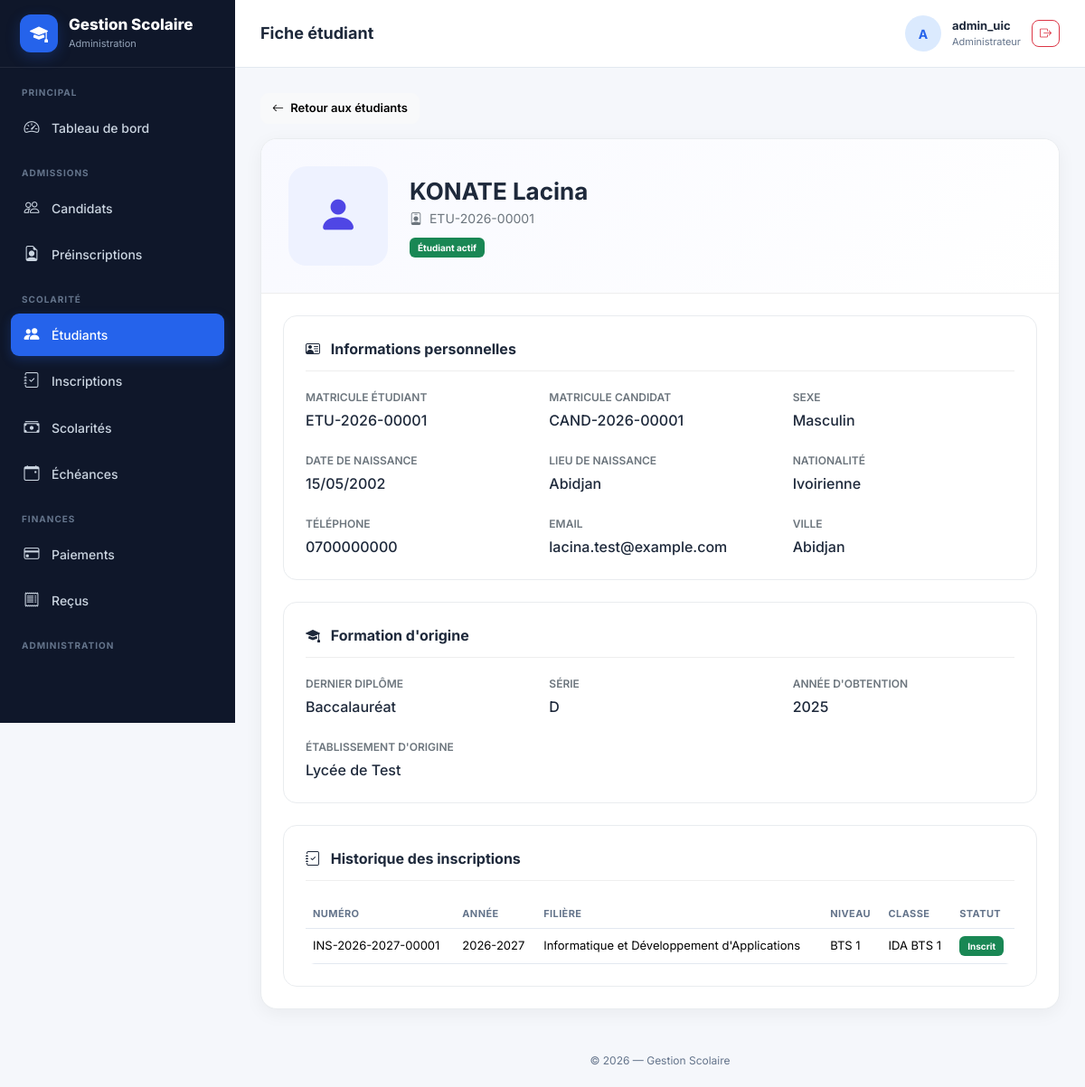
Before: /etudiants/1/ (signed in) with the older database file.
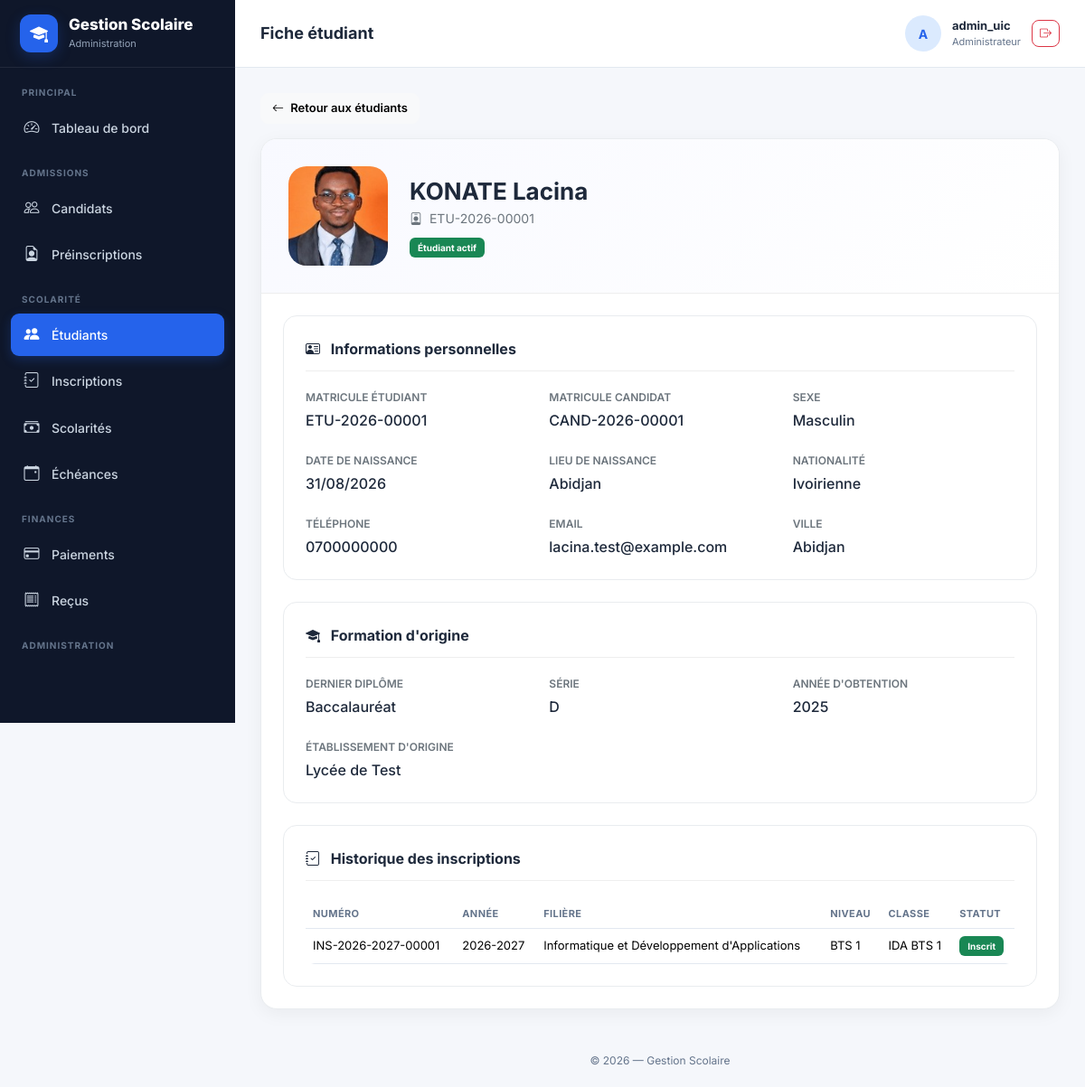
After: the same page with the newer database file.
### gestion/models.py (models this page shows, shortened)
class Etudiant(models.Model):
    matricule = models.CharField(
        max_length=30,
        unique=True,
        editable=False
    )
    candidat = models.OneToOneField(
        Candidat,
        on_delete=models.PROTECT,
        related_name="etudiant"
    )
    date_creation = models.DateTimeField(
        auto_now_add=True
    )
    actif = models.BooleanField(
        default=True
    )
    class Meta:
        verbose_name = "Étudiant"
        verbose_name_plural = "Étudiants"
        ordering = ["matricule"]

class Candidat(models.Model):
    SEXE_CHOICES = [
        ("M", "Masculin"),
        ("F", "Féminin"),
    ]
    matricule_candidat = models.CharField(
        max_length=30,
        unique=True,
        editable=False,
    )
    nom = models.CharField(
        max_length=100
    )
    prenoms = models.CharField(
        max_length=150
    )
    sexe = models.CharField(
        max_length=1,
        choices=SEXE_CHOICES
    )
    date_naissance = models.DateField()
    lieu_naissance = models.CharField(
        max_length=150
    )
    nationalite = models.CharField(
        max_length=100,
        default="Ivoirienne"
    )
    photo = models.ImageField(
        upload_to="candidats/photos/",
        null=True,
        blank=True,
        validators=[FileExtensionValidator(allowed_extensions=["jpg", "jpeg", "png"])],
    )
    telephone = models.CharField(
        max_length=30
    )
    email = models.EmailField(
        blank=True,
        null=True
    )
    adresse = models.CharField(
        max_length=255,
        blank=True
    )
    ville = models.CharField(
        max_length=100,
        blank=True
    )
    dernier_diplome = models.CharField(
        max_length=150,
        blank=True
    )
    serie_diplome = models.CharField(
        max_length=100,
        blank=True
    )
    annee_obtention = models.PositiveIntegerField(
        null=True,
        blank=True
    )
    etablissement_origine = models.CharField(
        max_length=200,
        blank=True
    )
    date_creation = models.DateTimeField(
        auto_now_add=True
    )
    date_modification = models.DateTimeField(
        auto_now=True
    )
    actif = models.BooleanField(
        default=True
    )
    class Meta:
        verbose_name = "Candidat"
        verbose_name_plural = "Candidats"
        ordering = ["nom", "prenoms"]

### gestion/views.py (the view)
@login_required
@permission_required('gestion.view_etudiant', raise_exception=True)
def etudiant_detail(request, pk):
    etudiant = get_object_or_404(
        Etudiant.objects.select_related("candidat"),
        pk=pk
    )
    inscriptions = (
        etudiant.inscriptions
        .select_related(
            "annee_academique",
            "filiere",
            "niveau",
            "classe",
        )
        .order_by("-date_inscription")
    )
    return render(
        request,
        "gestion/etudiants/detail.html",
        {
            "etudiant": etudiant,
            "inscriptions": inscriptions,
        }
    )

### gestion/templates/gestion/etudiants/detail.html (shortened to what the changed rows need)
{% extends "gestion/base.html" %}
{% block page_title %}
Fiche étudiant
{% endblock %}
{% block content %}
<div class="profile-card">
    <div class="profile-header">
        <div class="d-flex align-items-center gap-4 flex-wrap">
            {% if etudiant.candidat.photo %}
                <img
                    src="{{ etudiant.candidat.photo.url }}"
                    alt="{{ etudiant.candidat.nom }}"
                    class="profile-photo"
                >
            {% else %}
                <div class="profile-placeholder">
                    <i class="bi bi-person-fill"></i>
                </div>
            {% endif %}
            <div class="flex-grow-1">
                <div class="profile-name">
                    {{ etudiant.candidat.nom }}
                    {{ etudiant.candidat.prenoms }}
                </div>
                <div class="student-code">
                    <i class="bi bi-person-badge me-1"></i>
                    {{ etudiant.matricule }}
                </div>
                <div class="mt-2">
                    {% if etudiant.actif %}
                        <span class="badge bg-success">
                        </span>
                    {% else %}
                        <span class="badge bg-secondary">
                            Étudiant inactif
                        </span>
                    {% endif %}
                </div>
            </div>
        </div>
    </div>
    <div class="p-4">
        <div class="section-card p-4 mb-4">
            <div class="row g-4">
                <div class="col-md-4">
                    <div class="info-label">
                        Matricule étudiant
                    </div>
                    <div class="info-value">
                        {{ etudiant.matricule }}
                    </div>
                </div>
                <div class="col-md-4">
                    <div class="info-label">
                        Matricule candidat
                    </div>
                    <div class="info-value">
                        {{ etudiant.candidat.matricule_candidat }}
                    </div>
                </div>
                <div class="col-md-4">
                    <div class="info-label">
                        Sexe
                    </div>
                    <div class="info-value">
                        {{ etudiant.candidat.get_sexe_display }}
                    </div>
                </div>
                <div class="col-md-4">
                    <div class="info-label">
                        Date de naissance
                    </div>
                    <div class="info-value">
                        {{ etudiant.candidat.date_naissance|date:"d/m/Y" }}
                    </div>
                </div>
                <div class="col-md-4">
                    <div class="info-label">
                        Lieu de naissance
                    </div>
                    <div class="info-value">
                        {{ etudiant.candidat.lieu_naissance }}
                    </div>
                </div>
                <div class="col-md-4">
                    <div class="info-label">
                        Nationalité
                    </div>
                    <div class="info-value">
                        {{ etudiant.candidat.nationalite }}
                    </div>
                </div>
                <div class="col-md-4">
                    <div class="info-label">
                        Téléphone
                    </div>
                    <div class="info-value">
                        {{ etudiant.candidat.telephone|default:"—" }}
                    </div>
                </div>
                <div class="col-md-4">
                    <div class="info-label">
                        Email
                    </div>
                    <div class="info-value">
                        {{ etudiant.candidat.email|default:"—" }}
                    </div>
                </div>
                <div class="col-md-4">
                    <div class="info-label">
                        Ville
                    </div>
                    <div class="info-value">
                        {{ etudiant.candidat.ville|default:"—" }}
                    </div>
                </div>
            </div>
        </div>
        <div class="section-card p-4 mb-4">
            <div class="row g-4">
                <div class="col-md-4">
                    <div class="info-label">
                        Dernier diplôme
                    </div>
                    <div class="info-value">
                        {{ etudiant.candidat.dernier_diplome|default:"—" }}
                    </div>
                </div>
                <div class="col-md-4">
                    <div class="info-label">
                        Série
                    </div>
                    <div class="info-value">
                        {{ etudiant.candidat.serie_diplome|default:"—" }}
                    </div>
                </div>
                <div class="col-md-4">
                    <div class="info-label">
                        Année d'obtention
                    </div>
                    <div class="info-value">
                        {{ etudiant.candidat.annee_obtention|default:"—" }}
                    </div>
                </div>
                <div class="col-md-12">
                    <div class="info-label">
                        Établissement d'origine
                    </div>
                    <div class="info-value">
                        {{ etudiant.candidat.etablissement_origine|default:"—" }}
                    </div>
                </div>
            </div>
        </div>
        <div class="section-card p-4">
            {% if inscriptions %}
                <div class="table-responsive">
                    <table class="table align-middle">
                        <thead>
                            <tr>
                                <th>
                                    Numéro
                                </th>
                                <th>
                                    Année
                                </th>
                                <th>
                                    Filière
                                </th>
                                <th>
                                    Niveau
                                </th>
                                <th>
                                    Classe
                                </th>
                                <th>
                                    Statut
                                </th>
                            </tr>
                        </thead>
                    </table>
                </div>
            {% endif %}
        </div>
    </div>
</div>
{% endblock %}

Changed rows visible on the page:
changed through a linked row, Etudiant "KONATE": candidat.photo: picture added; candidat.date_naissance "15/05/2002" → "31/08/2026"
